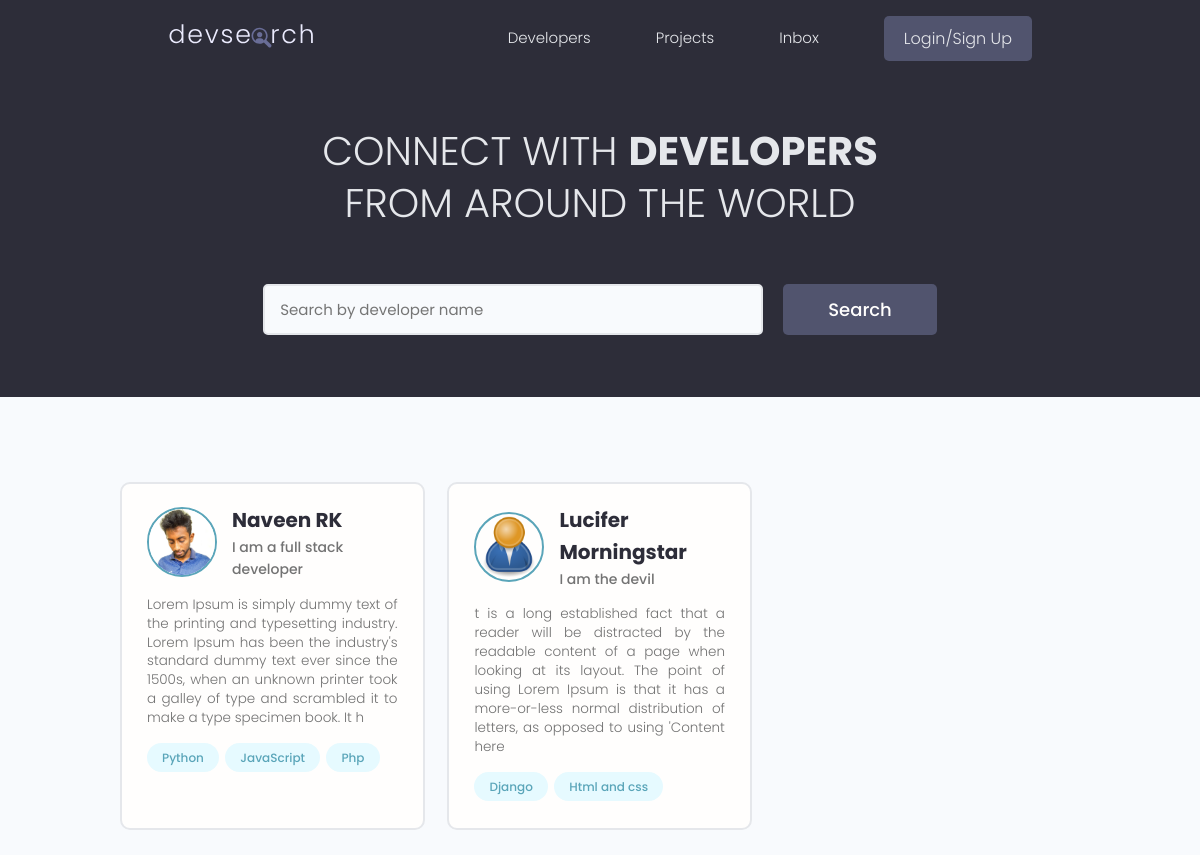
The page / on the database its author committed.
### users/models.py (models this page shows, shortened)
class Profile(models.Model):
    user = models.OneToOneField(
        User, on_delete=models.CASCADE, null=True, blank=True)
    name = models.CharField(max_length=200, blank=True, null=True)
    username = models.CharField(max_length=200, blank=True, null=True)
    location = models.CharField(max_length=200, blank=True, null=True)
    email = models.EmailField(max_length=500, blank=True, null=True)
    short_intro = models.CharField(max_length=200, blank=True, null=True)
    bio = models.TextField(blank=True, null=True)
    profile_image = models.ImageField(
        blank=True, null=True, upload_to='profiles/', default="profiles/user-default.png")
    social_github = models.CharField(max_length=200, blank=True, null=True)
    social_twitter = models.CharField(max_length=200, blank=True, null=True)
    social_linkedin = models.CharField(max_length=200, blank=True, null=True)
    social_youtube = models.CharField(max_length=200, blank=True, null=True)
    social_website = models.CharField(max_length=200, blank=True, null=True)
    social_stackoverflow = models.CharField(
        max_length=200, blank=True, null=True)
    created_at = models.DateTimeField(auto_now_add=True)
    id = models.UUIDField(default=uuid.uuid4, unique=True,
                          primary_key=True, editable=False)

class Skill(models.Model):
    owner = models.ForeignKey(
        Profile, on_delete=models.CASCADE, null=True, blank=True)
    name = models.CharField(max_length=200, blank=True, null=True)
    description = models.TextField(null=True, blank=True)
    created_at = models.DateTimeField(auto_now_add=True)
    id = models.UUIDField(default=uuid.uuid4, unique=True,
                          primary_key=True, editable=False)
    def __str__(self):
        return str(self.name)

### users/views.py (the view)
# urls.py: path("", profiles, name="profiles"),
def profiles(req):
    profiles = Profile.objects.all()
    context = {"profiles": profiles}
    return render(req, "users/profiles.html", context)

### users/templates/users/profiles.html (shortened to what this page needs)
{% extends 'main.html' %}
{% load static %}
{% block content %}
<main class="home">
    <section class="hero-section text-center">
        <div class="container container--narrow">
            <div class="hero-section__box">
                <h2>CONNECT WITH <span>DEVELOPERS</span></h2>
                <h2>FROM AROUND THE WORLD</h2>
            </div>
            <div class="hero-section__search">
                <form class="form" action="#" method="get">
                    <div class="form__field">
                        <input class="input input--text" id="formInput#search" type="text" name="text"
                            placeholder="Search by developer name" />
                    </div>
                    <input class="btn btn--sub btn--lg" type="submit" value="Search" />
                </form>
            </div>
        </div>
    </section>
    <section class="devlist">
        <div class="container">
            <div class="grid grid--three">
                {% for profile in profiles %}
                <div class="column card">
                    <div class="dev">
                        <a href="{% url 'user-profile' profile.id %}" class="card__body">
                            <div class="dev__profile">
                                <img class="avatar avatar--md" src="{{ profile.profile_image.url}}" alt="image" />
                                <div class="dev__meta">
                                    <h3>{{profile.name}}</h3>
                                    <h5>{{profile.short_intro|slice:"60"}}</h5>
                                </div>
                            </div>
                            <p class="dev__info">
                                {{profile.bio|slice:"250"}}
                            </p>
                            <div class="dev__skills">
                                {% for skill in profile.skill_set.all|slice:"5" %}
                                <span class="tag tag--pill tag--main">
                                    <small>{{skill}}</small>
                                </span>
                                {% endfor %}
                            </div>
                        </a>
                    </div>
                </div>
                {% endfor %}
            </div>
        </div>
    </section>
</main>
{% endblock content %}

### static/styles/app.css (style rules this page uses)
:root { --color-sub: #2d2d39; }
.btn--sub { background-color: var(--color-sub-light); }
.card { border: 2px solid var(--color-light); }
img { width: 100%; }
.hero-section { height: 40vh; display: flex; align-items: center; background-color: var(--color-sub); }
.hero-section__box { margin-bottom: 4rem; }
.hero-section__box > h2, .hero-section__box > h2 > span { font-size: 4rem; color: var(--color-light); line-height: 1.3; text-transform: uppercase; }
.hero-section__box > h2 { font-weight: 300; }
.hero-section__box > h2 > span { font-weight: 700; }
.hero-section__search > .form { display: flex; align-items: center; justify-content: center; gap: 2rem; }
.hero-section__search > .form input.input--text { width: 50rem; }
.devlist { margin-top: 8rem; }
.devlist .grid { align-items: stretch; }
.devlist .dev .dev__profile { display: flex; align-items: center; gap: 1.5rem; }
.devlist .dev .dev__meta h3 { color: var(--color-sub); font-size: 2rem; font-weight: 700; }
.devlist .dev .dev__meta h5 { color: var(--color-text); font-size: 1.4rem; font-weight: 500; }
.devlist .dev .dev__info { margin: 1.5rem 0; font-size: 1.35rem; line-height: 1.4; text-align: justify; }

### static/uikit/styles/modules/_variables.css (style rules this page uses)
:root { --color-main: #5aa5b9; --color-main-light: #e6faff; --color-sub: #3f4156; --color-sub-light: #51546e; --color-sub-lighter: #ededfd; --color-text: #737373; --color-gray: #8b8b8b; --color-light: #e5e7eb; --color-light-gray: #767676; --color-bg: #f8fafd; --color-white: #fffefd; --color-white-light: #f3f3f3; --color-success: #359e64; --color-success-bg: #def8e8; --color-error: #fc4b0b; --color-error-bg: #fff2ee; --font-base: 'Poppins', arial, helvetica, 'Segoe UI', roboto, ubuntu, sans-serif; --font-monospace: 'Fira Code', 'Courier New', courier, monospace; --font-regular: 300; --font-medium: 500; --font-bold: 700; --generic-shadow: 1px 1px 5px #00000010; --generic-transition: all 0.3s ease-in-out; }

### static/uikit/styles/modules/_base.css (style rules this page uses)
* { margin: 0; padding: 0; box-sizing: border-box; text-rendering: optimizeLegibility; color: inherit; font-size: inherit; }
html { font-size: 50%; }
@media only screen and (min-width: 480px) { html { font-size: 56.25%; } }
@media only screen and (min-width: 1200px) { html { font-size: 62.5%; } }
body { line-height: 1.6; font-weight: 400; font-size: 1.5rem; color: var(--color-text); background-color: var(--color-bg); min-height: 100vh; }

### static/uikit/styles/modules/_typography.css (style rules this page uses)
* { font-family: var(--font-base); }
h2 { font-size: 3.6rem; font-weight: var(--font-bold); }
h3 { font-size: 3.2rem; font-weight: var(--font-medium); }
h5 { font-size: 2.4rem; font-weight: var(--font-medium); }
h5, h6 { font-weight: var(--font-regular); }
p, span, strong { font-size: 1.6rem; color: var(--color-text); font-weight: var(--font-regular); }
a { padding-bottom: 2px; text-decoration: none; display: inline-block; color: var(--color-main); font-weight: var(--font-medium); }

### static/uikit/styles/modules/_utilities.css (style rules this page uses)
.container { width: 92%; max-width: 165rem; margin: 0 auto; box-sizing: border-box; }
.container--narrow { width: 92%; max-width: 120rem; }
@media screen and (min-width: 1000px) { .container { width: 90%; } }
@media screen and (min-width: 1000px) { .container--narrow { width: 85%; } }
@media screen and (min-width: 1200px) { .container { width: 80%; } }
@media screen and (min-width: 1200px) { .container--narrow { width: 72%; } }
.text-center { text-align: center; }

### static/uikit/styles/modules/_avatar.css (style rules this page uses)
.avatar { border-radius: 50%; border: 2px solid var(--color-main); object-fit: cover; }
.avatar--md { height: 7rem; width: 7rem; }

### static/uikit/styles/modules/_button.css (style rules this page uses)
.btn { display: inline-block; position: relative; cursor: pointer; background-color: var(--color-light); font-weight: var(--font-medium); color: var(--color-sub); text-decoration: none; padding: 1rem 2rem; border-radius: 0.5rem; border: none; width: -webkit-fit-content; width: -moz-fit-content; width: fit-content; height: -webkit-fit-content; height: -moz-fit-content; height: fit-content; font-size: 1.6rem; outline-width: 0; outline-color: transparent; -webkit-backface-visibility: hidden; backface-visibility: hidden; transition: all 0.3s ease-in-out; }
.btn--sub { background-color: var(--color-sub); color: var(--color-white); }
.btn--lg { font-size: 1.8rem; padding: 1.2rem 4.5rem; }

### static/uikit/styles/modules/_card.css (style rules this page uses)
.card { border-radius: 1rem; background-color: var(--color-white); border: 1.5px solid var(--color-light); width: auto; height: auto; margin-top: 0.5rem; margin-bottom: 0.5rem; overflow: hidden; }
.card__body, .card__header { padding: 2rem 2.5rem; }

### rows shown on the page
Profile: profile_image (picture), name "Naveen RK", short_intro "I am a full stack developer", bio "Lorem Ipsum is simply dummy text of the printing and typesetting industry. Lorem Ipsum has been the industry's standard dummy text ever since the 1500s, when an unknown printer took a galley of type and scrambled it to make a type specimen book. It h"
Skill: name "Python"
Skill: name "JavaScript"
Skill: name "Php"
Profile: profile_image (placeholder picture), name "Lucifer Morningstar", short_intro "I am the devil", bio "t is a long established fact that a reader will be distracted by the readable content of a page when looking at its layout. The point of using Lorem Ipsum is that it has a more-or-less normal distribution of letters, as opposed to using 'Content here"
Skill: name "Django"
Skill: name "Html and css"
